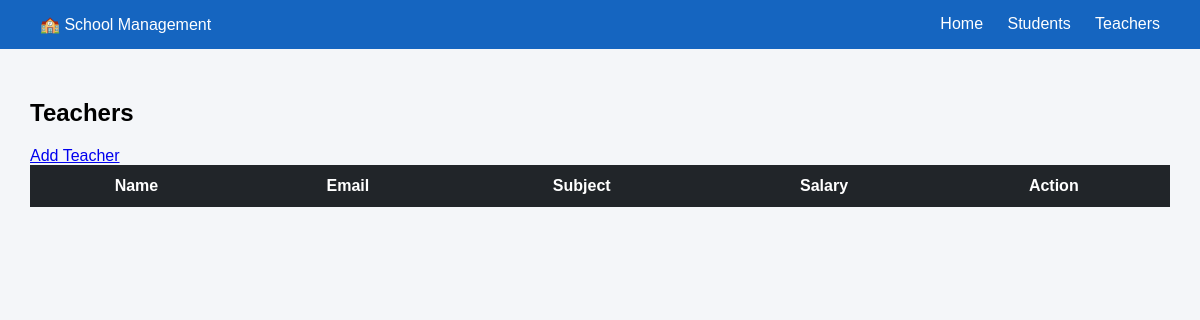
The page /teacher-list/ on the database as committed earlier.
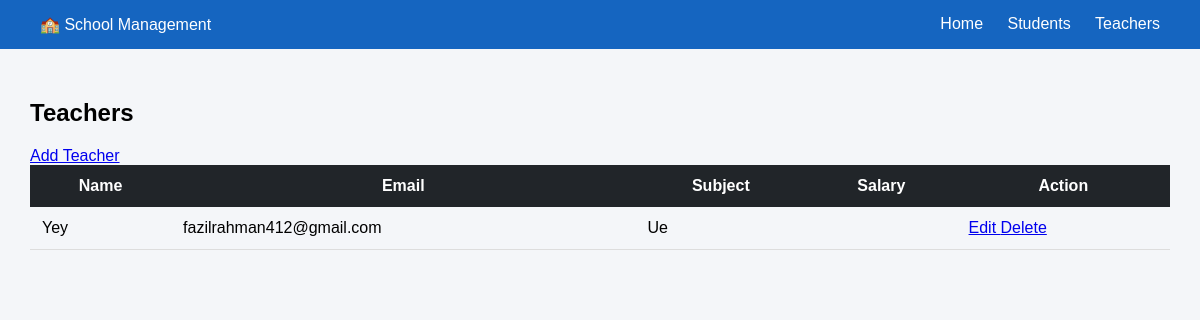
The same page on the database as committed later.
### student/models.py (models this page shows, shortened)
class Teacher(models.Model):
    name = models.CharField(max_length=100)
    subject = models.CharField(max_length=100)
    email = models.EmailField()

### student/views.py (the view)
class TeacherListView(ListView):
    model = Teacher
    template_name = 'teacher_list.html'
    context_object_name = 'teachers'

### SProject/Student_App/templates/teacher_list.html
{% extends 'base.html' %}
{% block content %}
<h2>Teachers</h2>
<a href="{% url 'teacher_add' %}">
    Add Teacher
</a>
<table>
<tr>
    <th>Name</th>
    <th>Email</th>
    <th>Subject</th>
    <th>Salary</th>
    <th>Action</th>
</tr>
{% for teacher in teachers %}
<tr>
    <td>{{ teacher.name }}</td>
    <td>{{ teacher.email }}</td>
    <td>{{ teacher.subject }}</td>
    <td>{{ teacher.salary }}</td>
    <td>
        <a href="{% url 'teacher_edit' teacher.id %}">
            Edit
        </a>
        <a href="{% url 'teacher_delete' teacher.id %}">
            Delete
        </a>
    </td>
</tr>
{% endfor %}
</table>
{% endblock %}

### SProject/Student_App/templates/base.html (shortened to what this page needs)
<!DOCTYPE html>
<html>
<head>
    {% load static %}
    <link rel="stylesheet"
          href="{% static 'css/style.css' %}">
</head>
<body>
<header>
    <div class="logo">
        🏫 School Management
    </div>
    <nav>
        <a href="{% url 'home' %}">
            Home
        </a>
        <a href="{% url 'student_list' %}">
            Students
        </a>
        <a href="{% url 'teacher_list' %}">
            Teachers
        </a>
    </nav>
</header>
<div class="container">
    {% block content %}
    {% endblock %}
</div>
</body>
</html>

### student/static/css/style.css (style rules this page uses)
body { margin:0;background:#f4f6f9;font-family:Arial,sans-serif; }
header { background:#1565c0;color:white;display:flex;justify-content:space-between;padding:15px 40px; }
nav a { color:white;text-decoration:none;margin-left:20px; }
.container { padding:30px; }
table { width:100%;border-collapse:collapse; }
th { background:#212529;color:white;padding:12px; }
td { padding:12px;border-bottom:1px solid #ddd; }

Rows that differ between the two databases and show on the page:
added Teacher: name "Yey", email "fazilrahman412@gmail.com", subject "Ue"
